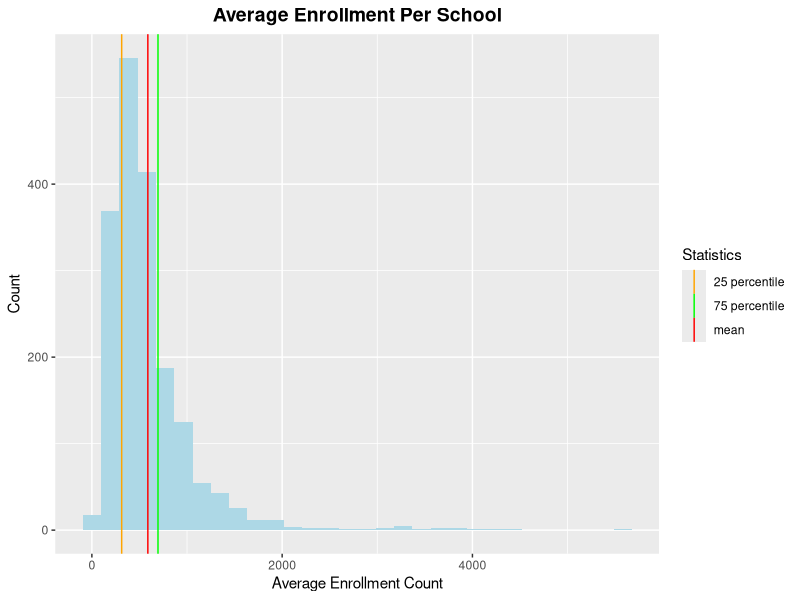
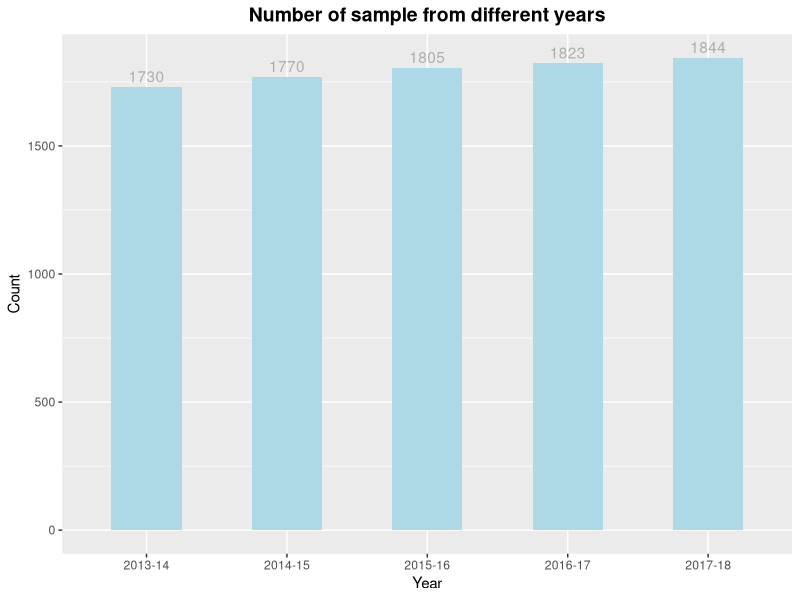
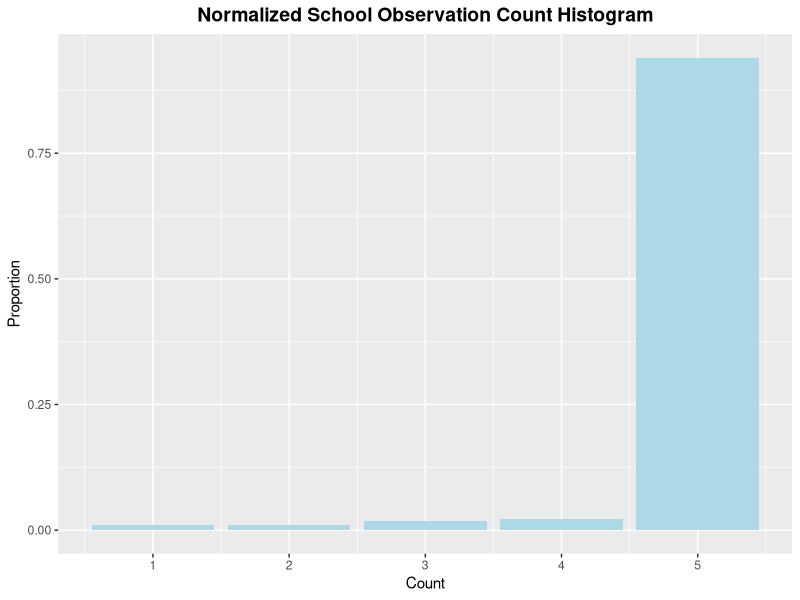

These charts were generated, in order, by the following R code:
## ---- chunk 1
library(knitr)
library(ggplot2)
library(tidyr)
library(tidyverse)
library(dplyr)
## ---- chunk 2
school = read.csv("School.csv")
school_cleaned <- school %>%
  select(-c(DBN, X..Students.with.Disabilities, 
            X..Students.with.Disabilities.1, 
            X..English.Language.Learners,
            X..English.Language.Learners.1,
            Economic.Need.Index))
colnames(school_cleaned)[c(4, 18:33)] <- c("Grade.PK", "Female.count", "Female.percentage",
                                           "Male.count", "Male.percentage", "Asian.count",
                                           "Asian.percentage", "Black.count", "Black.percentage",
                                           "Hispanic.count", "Hispanic.percentage", "Other.count",
                                           "Other.percentage", "White.count", "White.percentage",
                                           "Poverty.count", "Poverty.percentage")
#sample data description
kable(summary(school_cleaned[, c("Total.Enrollment", "Grade.K", 
                                 "Grade.12", "Male.count", "Asian.percentage",
                                 "Poverty.count")]))
## ---- chunk 3
school_enroll <- school %>%
  group_by(School.Name) %>%
  summarise(Avg.Enroll = mean(Total.Enrollment))
p <- school_enroll %>%
  ggplot(mapping = aes(x = Avg.Enroll)) +
  geom_histogram(fill = "lightblue") +
  ggtitle("Average Enrollment Per School") +
  xlab("Average Enrollment Count") + ylab("Count")
p + 
    scale_color_manual(name = "Statistics", values = c(mean = "red", 
                                                     `25 percentile` = "orange",
                                                     `75 percentile` = "green")) +
  geom_vline(aes(xintercept = mean(school_enroll$Avg.Enroll), color = "mean")) +
  geom_vline(aes(xintercept = quantile(school_enroll$Avg.Enroll)[2], color = "25 percentile")) +
  geom_vline(aes(xintercept = quantile(school_enroll$Avg.Enroll)[4], color = "75 percentile")) +
  theme(plot.title = element_text(hjust = 0.5, face  = "bold", size = 14))
## ---- chunk 4
p <- ggplot(data= school, aes(x = Year)) +
  geom_bar(fill = "lightblue",width =0.5) +
  ggtitle("Number of sample from different years")+
  ylab("Count") +
  geom_text(stat='count',aes(label=..count..), position = position_dodge(width = 0.9), 
            vjust = -0.4, color = "grey68") +
  theme(plot.title = element_text(hjust = 0.5, face  = "bold", size = 14))
p
## ---- chunk 5
school %>%
  group_by(School.Name) %>%
  summarise(Obs.count = n()) %>%
  filter(Obs.count <= 5) %>%
  ggplot(mapping = aes(x = Obs.count)) +
  geom_bar(aes(y = stat(count/sum(count))), fill = "lightblue") +
  ggtitle("Normalized School Observation Count Histogram") +
  theme(plot.title = element_text(hjust = 0.5, face = "bold", size = 14)) +
  ylab("Proportion") + xlab("Count")

temp <- school %>%
  group_by(School.Name) %>%
  summarise(Obs.count = n())
print(paste0("The percentage of schools that have observations for all 5 academic years is ", round(1718/sum(table(temp$Obs.count)), 2)),quote = FALSE)
